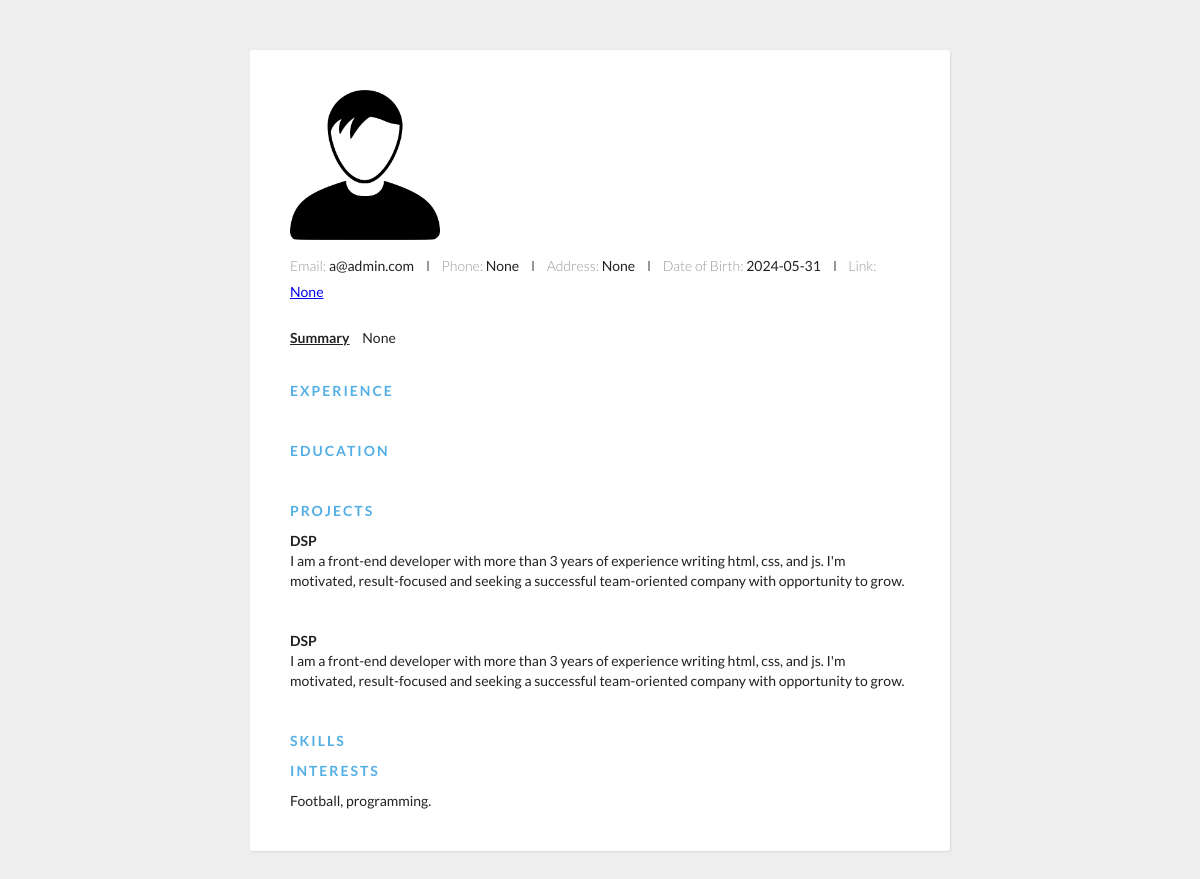
The app's page /Sample-1/ (signed in), older data.
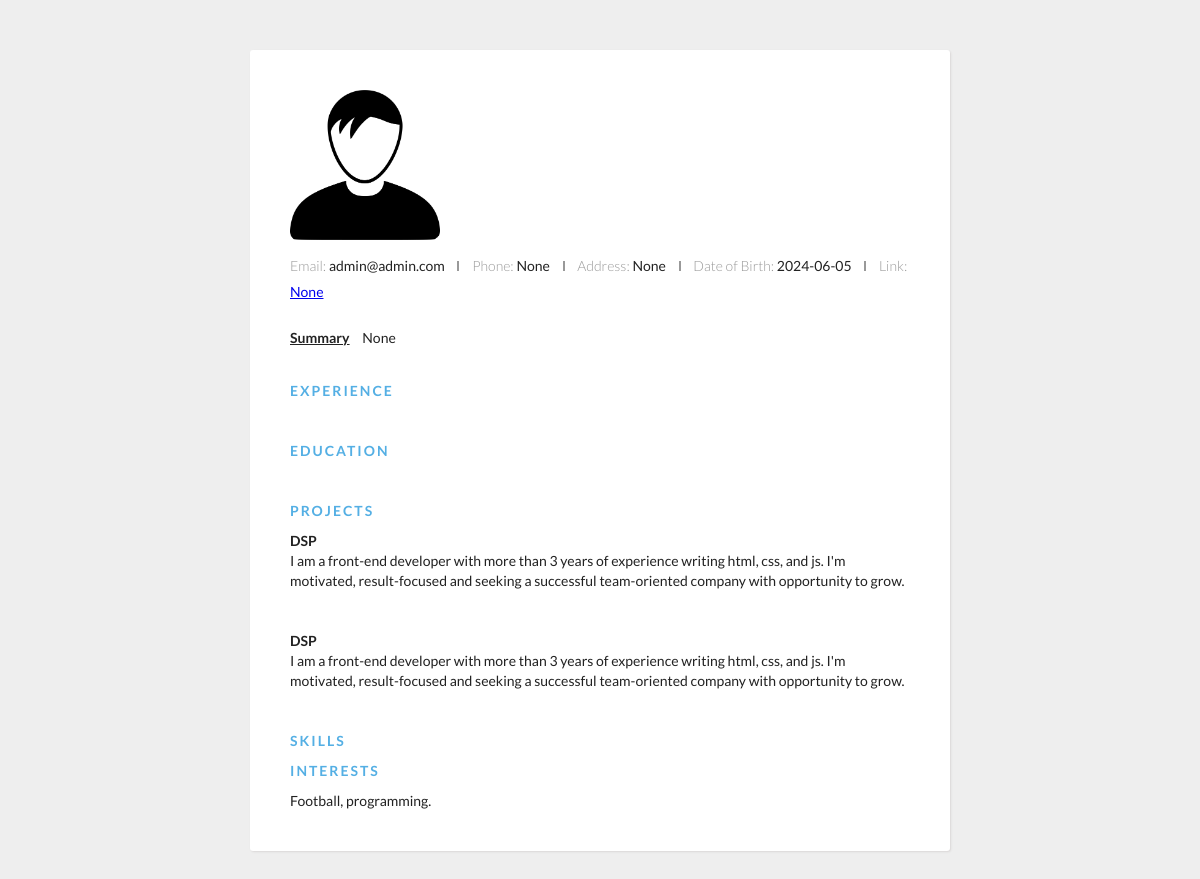
The same page, newer data.
### portapp/models.py (models this page shows, shortened)
class CustomUser(AbstractUser):
    username = models.CharField(max_length=100, unique=True)
    profile_pic = models.ImageField(upload_to='media/', blank=True, null=True)
    contact = models.CharField(max_length=15, blank=True, null=True)
    address = models.CharField(max_length=100, blank=True, null=True)
    dob = models.DateTimeField(auto_now_add=True)
    summary = models.TextField(blank=True, null=True)
    link = models.URLField(blank=True, null=True)
    email = models.EmailField(unique=True)
    password = models.CharField(max_length=100, null=False)

### portapp/views.py (the view)
# urls.py: path("Sample-1/", views.sample1, name="sample1"),
def sample1(request):
    user = CustomUser.objects.get(id = request.user.id)
    context = {
        'user': user,
    }
    return render(request, 'home/sample1.html', context)

### templates/home/sample1.html (shortened to what this page needs)
{% load static %}
<!DOCTYPE html>
<html lang="en" >
   <head>
   </head>
   <body>
      <div class="container">
         <div class="header">
            <div class="image">
               {% if user.profile_pic %}
               <img src="{{ user.profile_pic.url }}" height="150px" width="150px">
               {% else %}
               <img src="{% static 'img/no_image.png' %}" height="150px" width="150px">
               {% endif %}
            </div>
            <div class="contact-info">
               <span class="email">Email: </span>
               <span class="email-val">{{user.email}}</span>
               <span class="separator"></span>
               <span class="phone">Phone: </span>
               <span class="phone-val">{{user.contact}}</span>
               <span class="separator"></span>
               <span class="phone">Address: </span>
               <span class="phone-val">{{user.address}}</span>
               <span class="separator"></span>
               <span class="phone">Date of Birth: </span>
               <span class="phone-val">{{user.dob|date:'Y-m-d'}}</span>
               <span class="separator"></span>
               <span class="phone">Link: </span>
               <span class="phone-val"><a href="{{user.link}}">{{user.link}}</a></span>
            </div>
            <div class="about">
               <span class="position">Summary</span>
               <span class="desc">
               {{user.summary}}
               </span>
            </div>
         </div>
         <div class="details">
            <div class="section">
               <div class="section__title">Experience</div>
            </div>
            <div class="section">
               <div class="section__title">Education</div>
            </div>
            <div class="section">
               <div class="section__title">Projects</div>
               <div class="section__list">
                  <div class="section__list-item">
                     <div class="name">DSP</div>
                     <div class="text">I am a front-end developer with more than 3 years of experience writing html, css, and js. I'm motivated, result-focused and seeking a successful team-oriented company with opportunity to grow.</div>
                  </div>
                  <div class="section__list-item">
                     <div class="name">DSP</div>
                     <div class="text">I am a front-end developer with more than 3 years of experience writing html, css, and js. I'm motivated, result-focused and seeking a successful team-oriented company with opportunity to grow.
                     </div>
                  </div>
               </div>
            </div>
            <div class="section">
               <div class="section__title">Skills</div>
            <div class="section">
               <div class="section__title">
                  Interests
               </div>
               <div class="section__list">
                  <div class="section__list-item">
                     Football, programming.
                  </div>
               </div>
            </div>
         </div>
      </div>
      </div>
   </body>
</html>

### templates/home/sample1.html (style rules this page uses)
* { margin: 0; padding: 0; box-sizing: border-box; }
html { height: 100%; }
body { min-height: 100%; background: #eee; font-family: "Lato", sans-serif; font-weight: 400; color: #222; font-size: 14px; line-height: 26px; padding-bottom: 50px; }
.container { max-width: 700px; background: #fff; margin: 0px auto 0px; box-shadow: 1px 1px 2px #DAD7D7; border-radius: 3px; padding: 40px; margin-top: 50px; }
.header { margin-bottom: 30px; }
.header .contact-info { margin-bottom: 20px; }
.header .email, .header .phone { color: #999; font-weight: 300; }
.header .separator { height: 10px; display: inline-block; border-left: 2px solid #999; margin: 0px 10px; }
.header .position { font-weight: bold; display: inline-block; margin-right: 10px; text-decoration: underline; }
.details { line-height: 20px; }
.details .section { margin-bottom: 40px; }
.details .section:last-of-type { margin-bottom: 0px; }
.details .section__title { letter-spacing: 2px; color: #54AFE4; font-weight: bold; margin-bottom: 10px; text-transform: uppercase; }
.details .section__list-item { margin-bottom: 40px; }
.details .section__list-item:last-of-type { margin-bottom: 0; }
.details .name { font-weight: bold; }

Row changes from the older to the newer data that the page shows:
changed CustomUser "None": email "a@admin.com" → "admin@admin.com"; dob "2024-05-31" → "2024-06-05"
